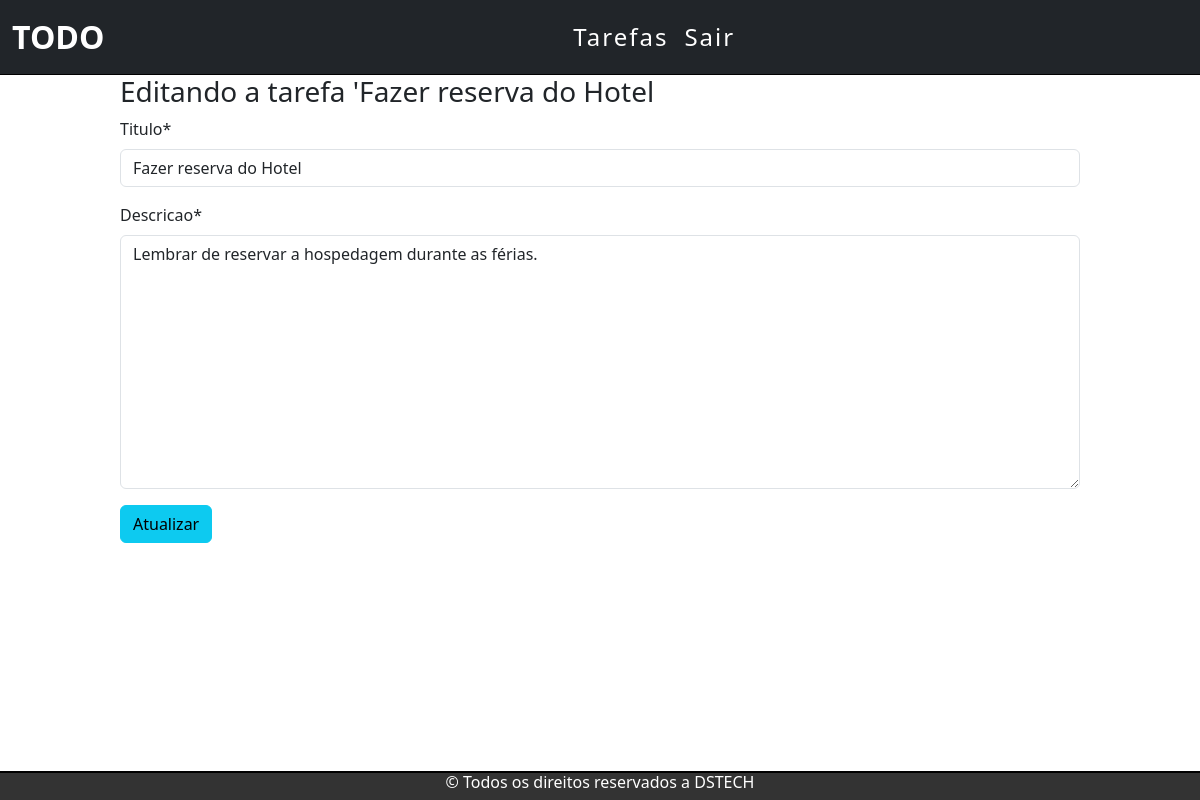
The app's page /edit/7 (signed in) with its own data.
### tarefas/models.py (models this page shows, shortened)
class Tarefas(models.Model):
    titulo = models.CharField(max_length=200)
    descricao = models.TextField()
    usuario = models.ForeignKey(get_user_model(), on_delete=models.CASCADE)
    created_at = models.DateTimeField(auto_now_add=True)
    update_at = models.DateTimeField(auto_now=True)

### tarefas/views.py (the view)
# urls.py: path('edit/<int:id>', views.editTarefa, name='edit-tarefa'),
@login_required
def editTarefa(request, id):
    pass
    tarefa = get_object_or_404(Tarefas, pk=id)
    form = TarefasForm(instance=tarefa)
    if(request.method == 'POST'):
        form = TarefasForm(request.POST, instance=tarefa)
        if(form.is_valid()):
            tarefa.save()
            return redirect('/')
        else:
            return render(request, 'tarefas/editTarefa.html', {'form':form, 'tarefa':tarefa})
    else:
            return render(request, 'tarefas/editTarefa.html', {'form':form, 'tarefa':tarefa})

### tarefas/forms.py
class TarefasForm(forms.ModelForm):
    class Meta:
        model = Tarefas
        fields = ('titulo', 'descricao')

### templates/tarefas/editTarefa.html (shortened to what this page needs)
{% extends 'base.html' %}
{% load crispy_forms_tags %}
{% block content %}
<div class="list-div">
    <h3>Editando a tarefa '{{tarefa.titulo}}</h3>
    <form method="POST">
        {{ form|crispy }}
    <input type="submit" class="btn btn-info" value="Atualizar">
    </form>
</div>
{% endblock %}

### tarefas/static/css/style.css (style rules this page uses)
body { margin:0 !important; padding:0 !important; }
.list-div { margin-left: 10% !important; margin-right: 10% !important; }

### records on screen
Tarefas: titulo "Fazer reserva do Hotel", descricao "Lembrar de reservar a hospedagem durante as férias."
